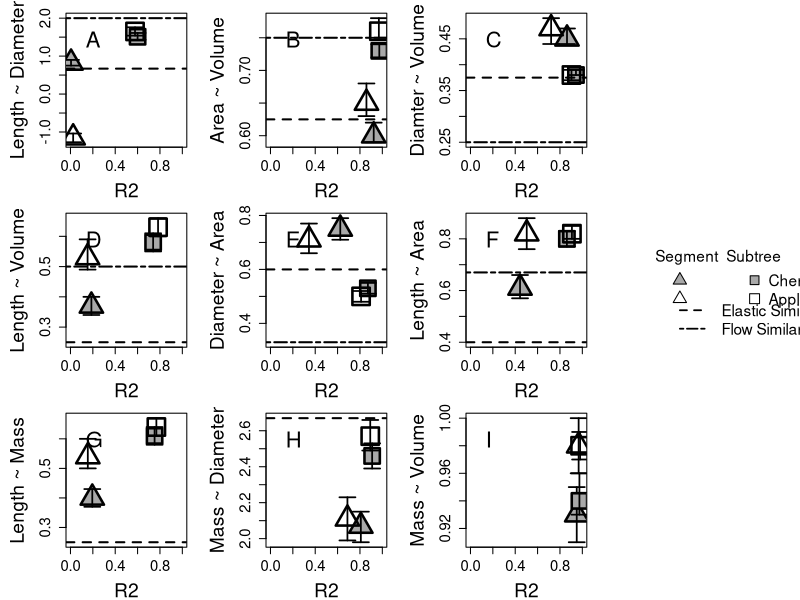

This chart was generated by the following R code:
### This script builds a summary figure of allometric exponents at a species
### level for the relationships investigates in this study. The figure appears 
### as Fig 2 in the manuscript. The script is modified from `Chapter1Figs.R` to 
### remove path scale and "both" group.

sma <- read.csv("SMAResults.csv", sep=",", head=T)

levels <- c(1,2,3,4,5,12)
results <- list()
for (i in 1:26){ #relationship columns
  results[[i]] <- list()
  for (j in 1:4){
    results[[i]][[j]] <- vector(length = 6)
    # 1: exponent, 2: CI-, 3: CI+, 4: R2 
    for (k in 1:6) { # group/ind rows
      results[[i]][[j]][k] = as.numeric(strsplit(as.character(sma[(levels[k]+1),(i+2)]), " ")[[1]][(2*j-1)])
    }
  }
}

exponent_R2 <- function(col_list, n, k=5, m=6, xlabel="R2"){
  
  if (length(col_list) == 2){
    min_range <- c(results[[col_list[1]]][[2]][k:m], results[[col_list[2]]][[2]][k:m], flow[n], elastic[n])
    max_range <- c(results[[col_list[1]]][[3]][k:m], results[[col_list[2]]][[3]][k:m], flow[n], elastic[n])}
  else{
    min_range <- c(results[[col_list[1]]][[2]][k:m], results[[col_list[2]]][[2]][k:m], 
                   results[[col_list[3]]][[2]][k:m], flow[n], elastic[n])
    max_range <- c(results[[col_list[1]]][[3]][k:m], results[[col_list[2]]][[3]][k:m], 
                   results[[col_list[3]]][[3]][k:m], flow[n], elastic[n])}
  
  plot(range(0,1), range(min(min_range, na.rm=T), max(max_range, na.rm=T)), 
       ylab = ylabels[n], xlab=xlabel, type = "n",
       ylim = c(min(min_range, na.rm=T), max(max_range, na.rm=T)))
  legend("topleft", LETTERS[n], bty="n", cex=2, x.intersp=0)
   
  for (i in 1:length(col_list)){
    for(j in k:m){
      points(results[[col_list[i]]][[4]][j], results[[col_list[i]]][[1]][j], pch = as.numeric(di_points[[i]][j]), 
             bg = "dark grey", cex=3.5, lwd=2.5)
      arrows(x0=results[[col_list[i]]][[4]][j], y0=results[[col_list[i]]][[2]][j], y1=results[[col_list[i]]][[3]][j], 
             code=3, angle=90, lwd=1.7, length=.08)
    }
  } 
  abline(h = flow[n], lwd = 2, lty = 6)
  abline(h = elastic[n], lwd = 2, lty = 2)
}

ylabels <- c("Length ~ Diameter", "Area ~ Volume", "Diamter ~ Volume", 
             "Length ~ Volume", "Diameter ~ Area", "Length ~ Area", 
             "Length ~ Mass", "Mass ~ Diameter", "Mass ~ Volume")
flow <- c(2, .75, .25, .5, .33, .67, NA, NA, NA)
elastic <- c(.67, .625, .375, .25, .6, .4, .25, 2.67, NA)
di_points <- list(list(17, 24, 2, 17, 24, 2),
                  list(15, 22, 0, 15, 22, 0))


pdf(file="Fig2.pdf", width= 16, height=12,family="Helvetica", pointsize=18)

par(mfrow= c(3,4), mar = c(4,5,1,1), cex.lab=1.75, cex.axis=1.35)
exponent_R2(c(1,3), 1)
exponent_R2(c(4,6), 2)
exponent_R2(c(7,9), 3)
plot(range(0,1), range(0,1), bty="n", main ="", xaxt="n", yaxt="n", xlab="", ylab="", type ="n")
exponent_R2(c(10,12), 4)
exponent_R2(c(13,15), 5)
exponent_R2(c(16,18), 6)
plot(range(0,1), range(0,1), bty="n", xaxt="n", yaxt="n", xlab="", ylab="", type ="n")
par(xpd=T)
legend("left", legend=c("", "", "Cherry", "Apple"), 
       pch=c(24, 2, 22, 0), pt.bg="dark grey", cex=1.4, pt.cex=2, 
       bty="n", title="Segment  Subtree", title.adj=-.35, ncol=2)
legend("bottomleft", legend=c("Elastic Similarity","Flow Similarity"), lty=c(2,6), lwd = 1.7, 
       bty = "n", cex=1.4)
par(xpd=F)
exponent_R2(c(19,21), 7)
exponent_R2(c(22,23), 8)
exponent_R2(c(24,26), 9)

dev.off()